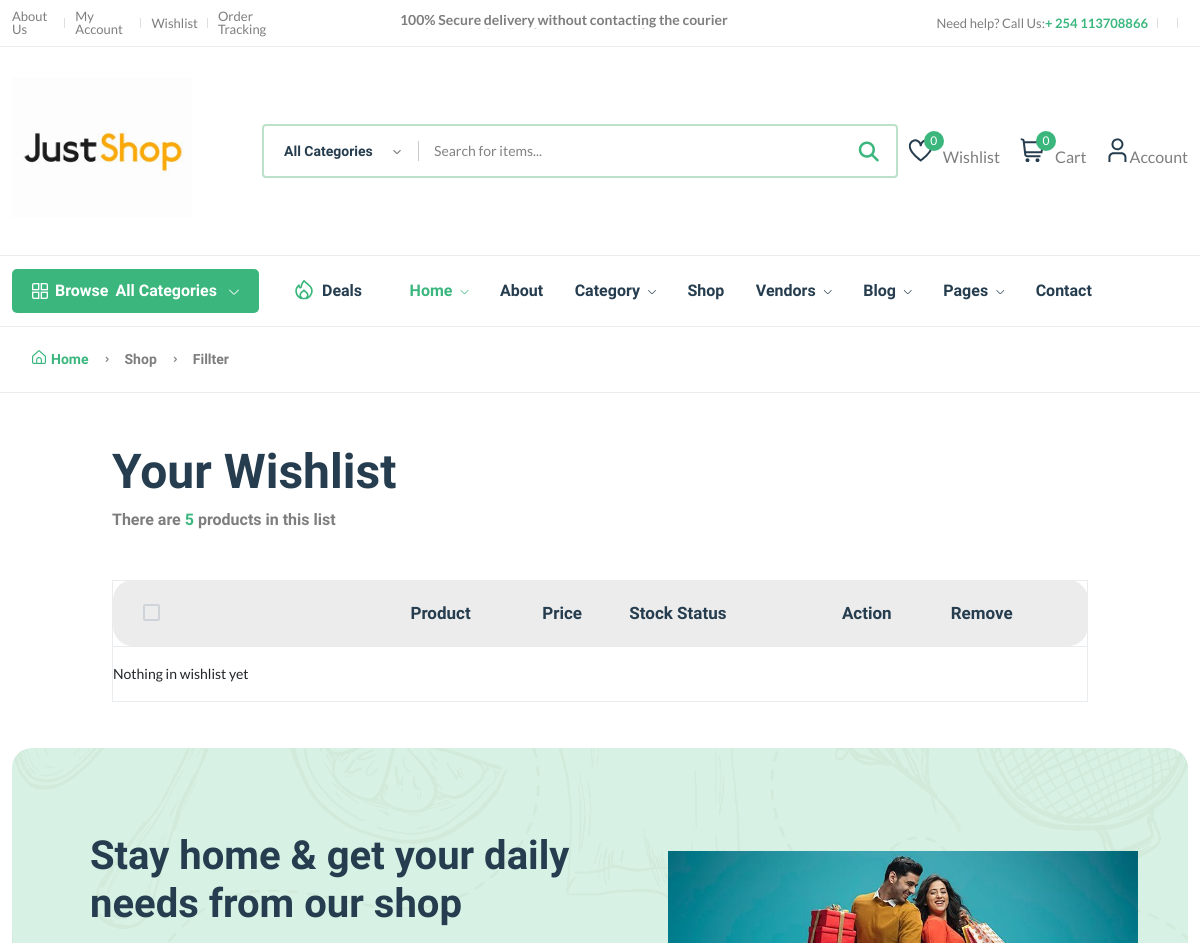
The page /wishlist/ (signed in, upper part) on the database as committed earlier.
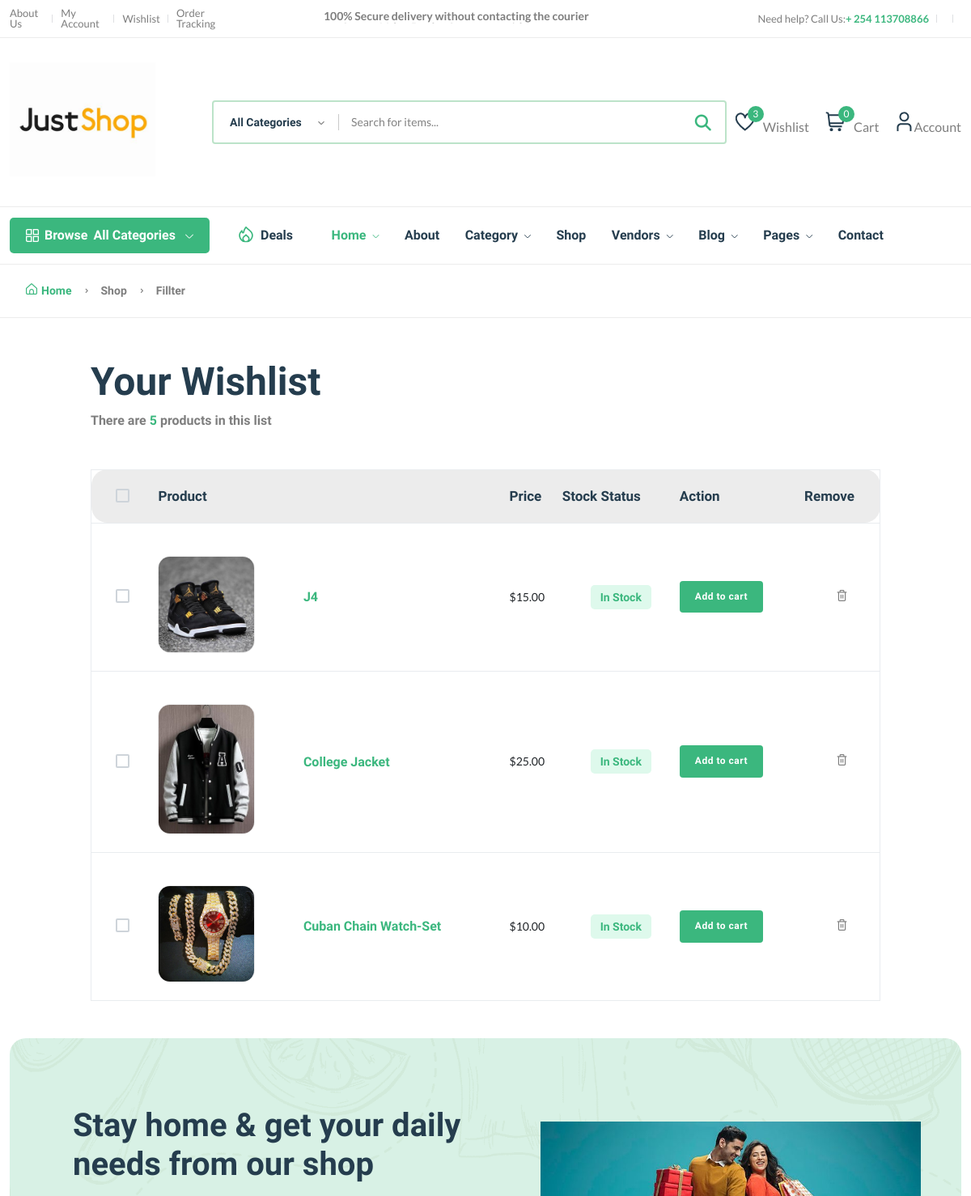
The same page on the database as committed later.
### core/models.py (models this page shows, shortened)
class WishList(models.Model):
    user=models.ForeignKey(User,on_delete=models.SET_NULL,null=True)
    product=models.ForeignKey(Product,on_delete=models.SET_NULL,null=True)
    date=models.DateTimeField(auto_now_add=True)
    class Meta:
        verbose_name_plural="wishlists"

class Product(models.Model):
    product_id=ShortUUIDField(unique=True,length=10,max_length=20,prefix="PDT",alphabet="abcdefgh12345")
    title=models.CharField(max_length=100,default="Branded Tshirt")
    image=models.ImageField(upload_to=user_dir_path,default="product.jpg")
    vendor=models.ForeignKey(Vendor,on_delete=models.SET_NULL,null=True,related_name="vendor")
    description=RichTextUploadingField(null=True,blank=True,default="This is a good product")
    user=models.ForeignKey(User,on_delete=models.SET_NULL,null=True)
    category=models.ForeignKey(Category,on_delete=models.SET_NULL,null=True,related_name="category")
    price=models.DecimalField(max_digits=999999999999,decimal_places=2,default="10.00")
    standard_price=models.DecimalField(max_digits=999999999999,decimal_places=2,default="5.00")
    specifications=models.TextField(null=True,blank=True)
    product_type=models.CharField(max_length=100,default="Organic",null=True,blank=True)
    stock_count=models.CharField(max_length=100,default="10",null=True,blank=True)
    life=models.CharField(max_length=100,default="100 Days",null=True,blank=True)
    manufactury_date=models.DateTimeField(auto_now_add=False,null=True,blank=True)
    tags=TaggableManager(blank=True)
    product_status=models.CharField(choices=STATUS,max_length=10,default="inreview")
    status=models.BooleanField(default=True)
    in_stock=models.BooleanField(default=True)
    featured=models.BooleanField(default=False)
    digital=models.BooleanField(default=False)
    sku=ShortUUIDField(unique=True,length=4,max_length=10,prefix="sku",alphabet="0123456789")
    date=models.DateTimeField(null=True,blank=True)
    class Meta:
        verbose_name_plural="Products"

### core/views.py (the view)
# urls.py: path("wishlist/",wishlist_view,name="wishlist"),
@login_required
def wishlist_view(request):
    try:
        wishlist=WishList.objects.filter(user=request.user)
    except:
        wishlist=None
    context={
        "wishlist":wishlist
    }
    return render(request,"core/wishlist.html",context)

### core/context_processor.py (called while the page is built)
def default(request):
    categories=Category.objects.all()
    vendors=Vendor.objects.all()
    min_max_price=Product.objects.aggregate(Min("price"),Max("price"))
    try:
        wishlist=WishList.objects.filter(user=request.user)
    except:
        messages.warning(request,"You need to Login to access wishlist")
        wishlist=0
    try:
        address=Address.objects.get(user=request.user)
    except:
        address=None
    return {
        'categories':categories,
        'address':address,
        'vendors':vendors,
        'min_max_price':min_max_price,
        'wishlist':wishlist,
    }

### templates/core/wishlist.html (shortened to what this page needs)
{% extends "sections/base.html" %}
{%load static%}
{% block content%}
    <main class="main">
        <div class="page-header breadcrumb-wrap">
            <div class="container">
                <div class="breadcrumb">
                    <a href="index.html" rel="nofollow"><i class="fi-rs-home mr-5"></i>Home</a>
                    <span></span> Shop <span></span> Fillter
                </div>
            </div>
        </div>
        <div class="container mb-30 mt-50">
            <div class="row">
                <div class="col-xl-10 col-lg-12 m-auto">
                    <div class="mb-50">
                        <h1 class="heading-2 mb-10">Your Wishlist</h1>
                        <h6 class="text-body">There are <span class="text-brand">5</span> products in this list</h6>
                    </div>
                    <div class="table-responsive shopping-summery">
                        <table class="table table-wishlist">
                            <thead>
                                <tr class="main-heading">
                                    <th class="custome-checkbox start pl-30">
                                        <label class="form-check-label" for="exampleCheckbox11"></label>
                                    </th>
                                    <th scope="col" colspan="2">Product</th>
                                    <th scope="col">Price</th>
                                    <th scope="col">Stock Status</th>
                                    <th scope="col">Action</th>
                                    <th scope="col" class="end">Remove</th>
                                </tr>
                            </thead>
                            <tbody>
                                {% for item in wishlist %}
                                <tr class="pt-30">
                                    <td class="custome-checkbox pl-30">
                                        <label class="form-check-label" for="exampleCheckbox1"></label>
                                    </td>
                                    <td class="image product-thumbnail pt-40"><img src="{{item.product.image.url}}" alt="#" /></td>
                                    <td class="product-des product-name">
                                        <h6><a class="product-name mb-10" href="{% url 'core:productdetailview' item.product.product_id%}">{{item.product.title}}</a></h6>
                                    </td>
                                    <td class="price" data-title="Price">
                                        <span>$</span><span id="current-product-price-{{item.product.id}}">{{item.product.price}}</span>
                                    </td>
                                    <td class="text-center detail-info" data-title="Stock">
                                        <span class="stock-status in-stock mb-0">{%if item.product.in_stock %}In Stock {% else %} Out of Stock {%endif%}</span>
                                    </td>
                                    <td class="text-right" data-title="Cart">
                                        <button class="btn btn-sm add-to-cart-btn" data-index="{{item.product.id}}">Add to cart</button>
                                    </td>
                                    <td class="action text-center" data-title="Remove">
                                        <a href="#" class="text-body"><i class="fi-rs-trash"></i></a>
                                    </td>
                                </tr>
                                {%empty%}
                                <tr><td>Nothing in wishlist yet</td></tr>
                                {%endfor%}
                            </tbody>
                        </table>
                    </div>
                </div>
            </div>
        </div>
    </main>
{% endblock content%}

Rows that differ between the two databases and show on the page:
added WishList: product.image (picture), product "J4", product.price "15.00", shows "In Stock"
added WishList: product.image (picture), product "College Jacket", product.price "25.00", shows "In Stock"
added WishList: product.image (picture), product "Cuban Chain Watch-Set", product.price "10.00", shows "In Stock"
Other text that changed with them:
{{ wishlist.count }}: "0" → "3"
text no longer shown: "Nothing in wishlist yet"
